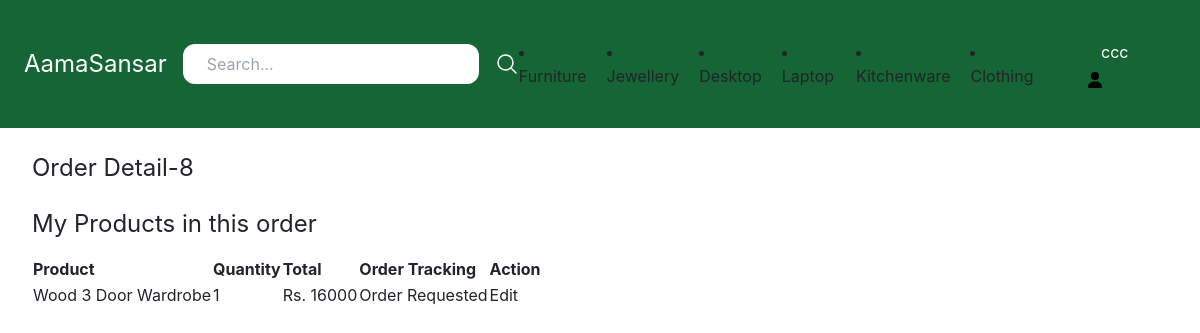
The page /vendor/32/order-detail/8/ (signed in) on the database its author committed.
### store/models.py (models this page shows, shortened)
class Category(models.Model):
    title = models.CharField(max_length=50)
    slug = models.SlugField()
    class Meta:
        verbose_name_plural = 'Categories'

class OrderItem(models.Model):
    order = models.ForeignKey(Order, related_name='items', on_delete=models.CASCADE)
    product = models.ForeignKey(Product, related_name='items', on_delete=models.CASCADE)
    price = models.IntegerField()
    quantity = models.IntegerField(default=1)
    tracking_status = models.CharField(max_length=50, choices=ORDER_TRACKING_CHOICE, default="Order Requested")
    created_by = models.ForeignKey(EcommerceUser, related_name='ordered_item', on_delete=models.CASCADE)
    created_at = models.DateTimeField(auto_now_add=True, blank=True, null=True)

class Order(models.Model):
    first_name = models.CharField(max_length=255)
    last_name = models.CharField(max_length=255)
    address = models.CharField(max_length=255)
    zipcode = models.CharField(max_length=255)
    city = models.CharField(max_length=255)
    mobile_no = models.CharField(max_length=10, blank=True, null=True)
    total_cost = models.IntegerField(default=0)
    paid_amount = models.IntegerField(blank=True, null=True)
    is_paid = models.BooleanField(default=False)
    merchant_id = created_by = models.CharField(max_length=255)
    created_by = models.ForeignKey(EcommerceUser, related_name='orders', on_delete=models.SET_NULL, null=True)

class Product(models.Model):
    DRAFT = 'Draft'
    WAITING_APPROVAL = 'Waitingapproval'
    ACTIVE = 'Active'
    DELETED = 'Deleted'
    STATUS_CHOICES = (
        (DRAFT, 'Draft'),
        (WAITING_APPROVAL, 'Waiting approval'),
        (ACTIVE, 'Active'),
        (DELETED, 'Deleted')
    )
    user = models.ForeignKey(EcommerceUser, related_name='products', on_delete=models.CASCADE)
    category = models.ForeignKey(Category, related_name='products', on_delete=models.CASCADE)
    title = models.CharField(max_length=50)
    slug = models.SlugField(max_length=50)
    description = models.TextField(blank=True)
    price = models.IntegerField()
    image = models.ImageField(upload_to='uploads/product_images/', blank=True, null=True)
    thumbnail = models.ImageField(upload_to='uploads/product_images/thumbnail/', blank=True, null=True)
    status = models.CharField(max_length=50, choices=STATUS_CHOICES, default=ACTIVE)
    class Meta:
        ordering = ('-price',)

### vendor/models.py (models this page shows)
class EcommerceUser(AbstractUser):
    is_vendor = models.BooleanField(default=False)
    is_OTP_verified = models.BooleanField(default=False)

### vendor/views.py (the view)
# urls.py: path('<int:user_pk>/order-detail/<int:order_pk>/', views.seller_order_detail, name='seller_order_detail'),
@login_required
def seller_order_detail(request, user_pk, order_pk, *args, **kwargs):
    if request.user.is_authenticated and request.user.is_vendor:
        try:
            has_vendor = VendorDetail.objects.get(vendor_id=request.user.id)
            if has_vendor:
                orderitem = OrderItem.objects.get(pk=order_pk)
                print("sdsd", orderitem)
                return render(request, 'userprofile/seller_order_detail.html', {
                    'orderitem': orderitem,
                })
        except VendorDetail.DoesNotExist:
            return render(request, 'userprofile/vendor_detail_form.html')
    else:
        return render(request, 'registration/login.html')

### store/context_processors.py (called while the page is built)
def cart(request):
    return {'cart': Cart(request)}

### store/templatetags/menu.py (called while the page is built)
@register.inclusion_tag('core/menu.html')
def menu():
    categories = Category.objects.all().order_by('?')
    return {'categories': categories}

### vendor/templates/userprofile/seller_order_detail.html (shortened to what this page needs)
{% extends 'core/base.html' %}
{% block content %}
    <h1 class="mb-6 text-2xl">Order Detail-{{ orderitem.order.id }}</h1>
    <h2 class="mb-3 text-2xl">My Products in this order</h2>
    <div class="flex flex-wrap">
        <table>
            <tr>
                <th>Product</th>
                <th>Quantity</th>
                <th>Total</th>
                <th>Order Tracking</th>
                <th>Action</th>
            </tr>
            <tr>
                <td>{{ orderitem.product.title }}</td>
                <td>{{ orderitem.quantity }}</td>
                <td>Rs. {{ orderitem.price }}</td>
                <td>{{ orderitem.tracking_status }}</td>
                <td>Edit</td>
            </tr>
        </table>
{% endblock %}

### core/templates/core/base.html (shortened to what this page needs)
{% load static %}
{% load menu %}
<!doctype html>
<html>
<head>
    <script src="https://cdn.tailwindcss.com"></script>
    <link rel="stylesheet" href="https://cdn.jsdelivr.net/npm/bootstrap@4.0.0/dist/css/bootstrap.min.css"
>
    <link rel="stylesheet"
          href="https://cdn.jsdelivr.net/npm/@fortawesome/fontawesome-free@5.15.4/css/fontawesome.min.css"
>
    <link href="{% static 'css/style.css' %}" rel="stylesheet">
</head>
<body>
<nav class="max-w-10xl mx-auto py-4 px-6 flex items-center justify-between bg-green-800">
    <div class="logo">
        <a href="/" class="text-2xl text-white">AamaSansar</a>
    </div>
    <div class="serach">
        <form method="get" action="{% url 'search' %}" class="flex items-center space-x-4">
            <input type="search" name="query" placeholder="Search..." class="py-2 px-6 rounded-xl">
            <button>
                <svg xmlns="http://www.w3.org/2000/svg" fill="none" viewBox="0 0 24 24" stroke-width="1.5"
                     stroke="currentColor" class="w-6 h-6 text-white">
                    <path stroke-linecap="round" stroke-linejoin="round"
                          d="M21 21l-5.197-5.197m0 0A7.5 7.5 0 105.196 5.196a7.5 7.5 0 0010.607 10.607z"/>
                </svg>
            </button>
        </form>
    </div>
    <div class="flex items-center space-x-5">
        {% menu %}
        {% if request.user.is_authenticated %}
            <div class="dropdown">
                <button class="dropbtn">
                        <span class="py-2 px-4  rounded-xl text-white hover:bg-teal-900">
                          {% if request.user.is_superuser %}
                              <a href="{% url 'dashboard:admin_index' %}">{{ request.user.username }}</a>
                          {% elif request.user.is_vendor %}
                              <a href="{% url 'seller' request.user.id %}">{{ request.user.username }}</a>
                          {% else %}
                              <a href="{% url 'frontpage' %}">{{ request.user.username }}</a>
                          {% endif %}</span>
                </button>
            </div>
        {% endif %}
    </div>
</nav>
<div class="max-w-6xl mx-auto py-6 px-2">
    {% block content %}
    {% endblock %}
</div>
</body>
</html>

### core/templates/core/menu.html
{% for category in categories|slice:'6' %}
    <li class="megamenu-container">
        <a href="{% url 'category_detail' category.slug %}">{{ category.title }}</a>
    </li>
{% endfor %}

### core/templates/core/base.html (style rules this page uses)
.dropbtn { color: rgb(27, 23, 23); padding: 16px; font-size: 16px; border: none; }
.dropdown { position: relative; display: inline-block; }
.icon { width: 1em; display: inline; margin-right: 40px; position: relative; top: 0.15em; }

### rows shown on the page
Category: title "Furniture"
Category: title "Jewellery"
Category: title "Desktop"
Category: title "Laptop"
Category: title "Kitchenware"
Category: title "Clothing"
EcommerceUser: user.username "ccc"
OrderItem: order.id "8", product "Wood 3 Door Wardrobe", quantity "1", price "16000", tracking_status "Order Requested"
